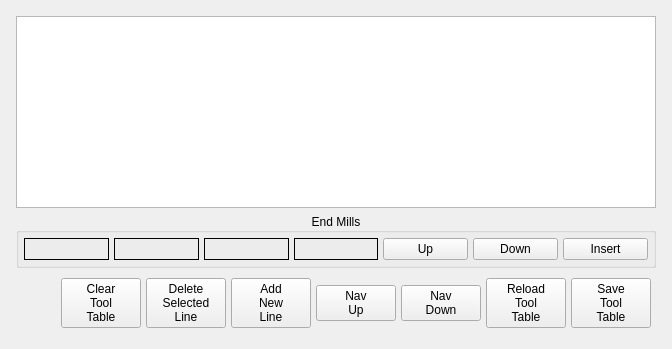
            <widget class="QWidget" name="page_11">
             <layout class="QVBoxLayout" name="verticalLayout_16">
              <item>
               <widget class="QWidget" name="verticalWidget" native="true">
                <layout class="QVBoxLayout" name="verticalLayout_15">
                 <property name="spacing">
                  <number>5</number>
                 </property>
                 <property name="leftMargin">
                  <number>5</number>
                 </property>
                 <property name="topMargin">
                  <number>5</number>
                 </property>
                 <property name="rightMargin">
                  <number>5</number>
                 </property>
                 <property name="bottomMargin">
                  <number>5</number>
                 </property>
                 <item>
                  <widget class="ToolTable" name="tooltable">
                   <property name="displayColumns" stdset="0">
                    <string>TXYZDR</string>
                   </property>
                   <attribute name="horizontalHeaderDefaultSectionSize">
                    <number>75</number>
                   </attribute>
                  </widget>
                 </item>
                 <item>
                  <widget class="QGroupBox" name="gridGroupBox">
                   <property name="title">
                    <string>End Mills</string>
                   </property>
                   <property name="alignment">
                    <set>Qt::AlignCenter</set>
                   </property>
                   <layout class="QGridLayout" name="gridLayout_24">
                    <property name="leftMargin">
                     <number>5</number>
                    </property>
                    <property name="topMargin">
                     <number>5</number>
                    </property>
                    <property name="rightMargin">
                     <number>5</number>
                    </property>
                    <property name="bottomMargin">
                     <number>5</number>
                    </property>
                    <property name="spacing">
                     <number>5</number>
                    </property>
                    <item row="0" column="2">
                     <widget class="QLabel" name="endMillFlutesLbl">
                      <property name="frameShape">
                       <enum>QFrame::Box</enum>
                      </property>
                      <property name="text">
                       <string/>
                      </property>
                      <property name="alignment">
                       <set>Qt::AlignCenter</set>
                      </property>
                     </widget>
                    </item>
                    <item row="0" column="1">
                     <widget class="QLabel" name="endMillDiaLbl">
                      <property name="frameShape">
                       <enum>QFrame::Box</enum>
                      </property>
                      <property name="text">
                       <string/>
                      </property>
                      <property name="alignment">
                       <set>Qt::AlignCenter</set>
                      </property>
                     </widget>
                    </item>
                    <item row="0" column="0">
                     <widget class="QLabel" name="endMillMaterialLbl">
                      <property name="frameShape">
                       <enum>QFrame::Box</enum>
                      </property>
                      <property name="text">
                       <string/>
                      </property>
                      <property name="alignment">
                       <set>Qt::AlignCenter</set>
                      </property>
                     </widget>
                    </item>
                    <item row="0" column="5">
                     <widget class="QPushButton" name="pushButton_61">
                      <property name="text">
                       <string>Down</string>
                      </property>
                     </widget>
                    </item>
                    <item row="0" column="6">
                     <widget class="QPushButton" name="pushButton_60">
                      <property name="text">
                       <string>Insert</string>
                      </property>
                     </widget>
                    </item>
                    <item row="0" column="4">
                     <widget class="QPushButton" name="pushButton_59">
                      <property name="text">
                       <string>Up</string>
                      </property>
                     </widget>
                    </item>
                    <item row="0" column="3">
                     <widget class="QLabel" name="endMillLengthLbl">
                      <property name="frameShape">
                       <enum>QFrame::Box</enum>
                      </property>
                      <property name="text">
                       <string/>
                      </property>
                      <property name="alignment">
                       <set>Qt::AlignCenter</set>
                      </property>
                     </widget>
                    </item>
                   </layout>
                  </widget>
                 </item>
                 <item>
                  <widget class="QWidget" name="horizontalWidget" native="true">
                   <layout class="QHBoxLayout" name="horizontalLayout_10">
                    <property name="spacing">
                     <number>5</number>
                    </property>
                    <property name="leftMargin">
                     <number>5</number>
                    </property>
                    <property name="topMargin">
                     <number>5</number>
                    </property>
                    <property name="rightMargin">
                     <number>5</number>
                    </property>
                    <property name="bottomMargin">
                     <number>5</number>
                    </property>
                    <item>
                     <spacer name="horizontalSpacer_7">
                      <property name="orientation">
                       <enum>Qt::Horizontal</enum>
                      </property>
                      <property name="sizeHint" stdset="0">
                       <size>
                        <width>40</width>
                        <height>20</height>
                       </size>
                      </property>
                     </spacer>
                    </item>
                    <item>
                     <widget class="QPushButton" name="toolTblClear">
                      <property name="text">
                       <string>Clear
Tool
Table</string>
                      </property>
                     </widget>
                    </item>
                    <item>
                     <widget class="QPushButton" name="toolTblDelete">
                      <property name="text">
                       <string>Delete
Selected
Line</string>
                      </property>
                     </widget>
                    </item>
                    <item>
                     <widget class="QPushButton" name="toolTblAdd">
                      <property name="text">
                       <string>Add
New
Line</string>
                      </property>
                     </widget>
                    </item>
                    <item>
                     <widget class="QPushButton" name="toolTblNavUp">
                      <property name="text">
                       <string>Nav
Up</string>
                      </property>
                     </widget>
                    </item>
                    <item>
                     <widget class="QPushButton" name="toolTblNavDown">
                      <property name="text">
                       <string>Nav
Down</string>
                      </property>
                     </widget>
                    </item>
                    <item>
                     <widget class="QPushButton" name="toolTblReload">
                      <property name="text">
                       <string>Reload
Tool
Table</string>
                      </property>
                     </widget>
                    </item>
                    <item>
                     <widget class="QPushButton" name="toolTblSave">
                      <property name="text">
                       <string>Save
Tool
Table</string>
                      </property>
                     </widget>
                    </item>
                   </layout>
                  </widget>
                 </item>
                </layout>
               </widget>
              </item>
             </layout>
            </widget>
